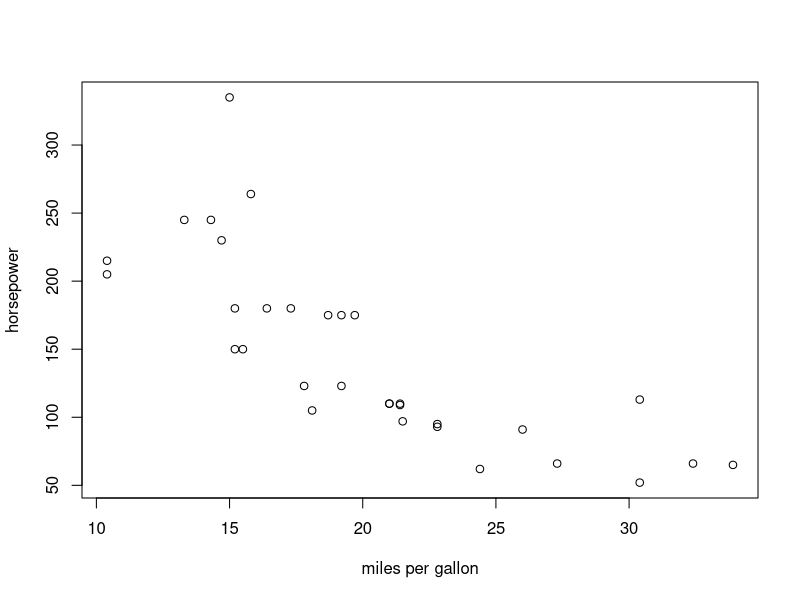
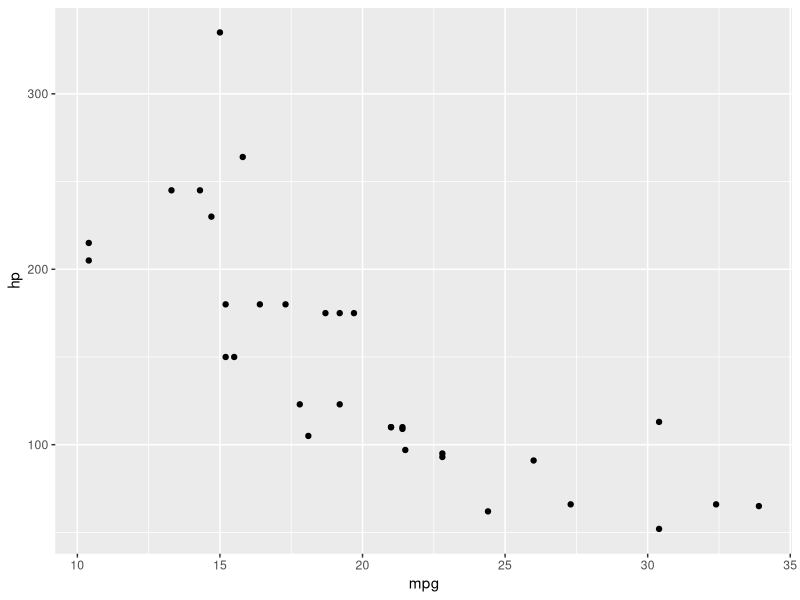
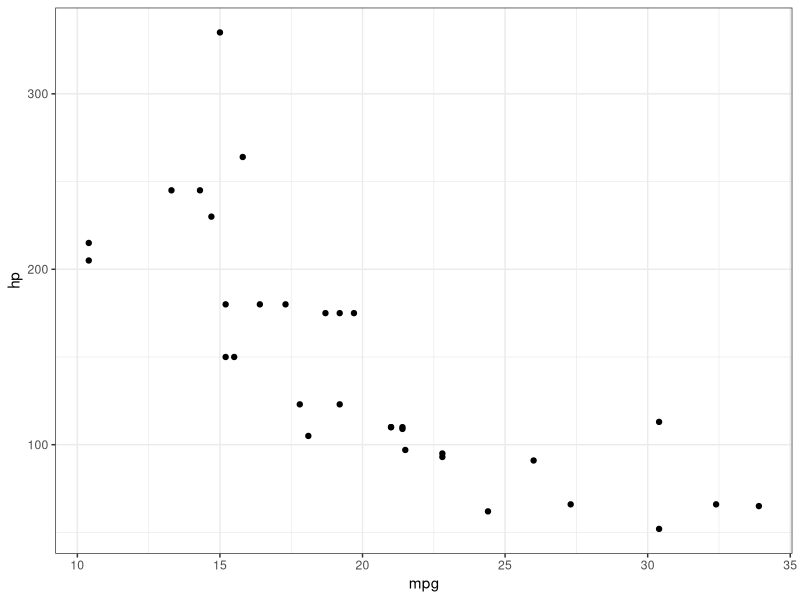
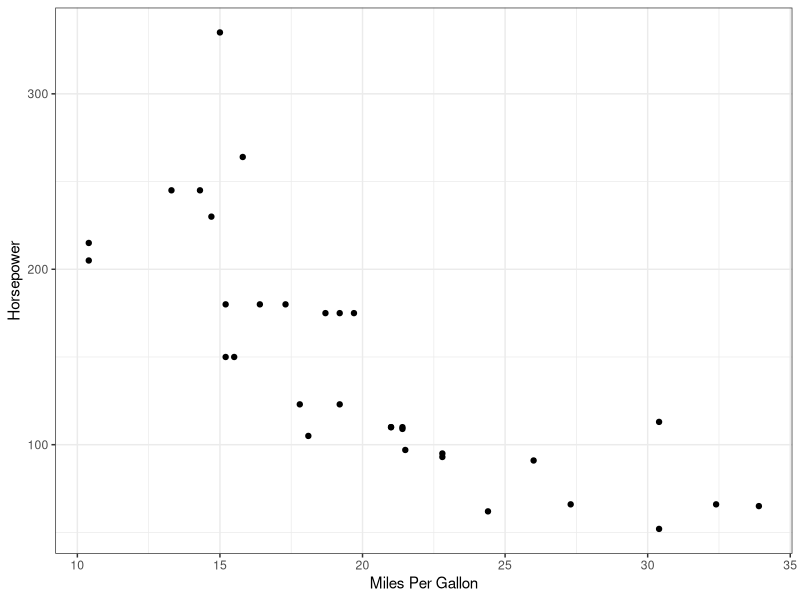
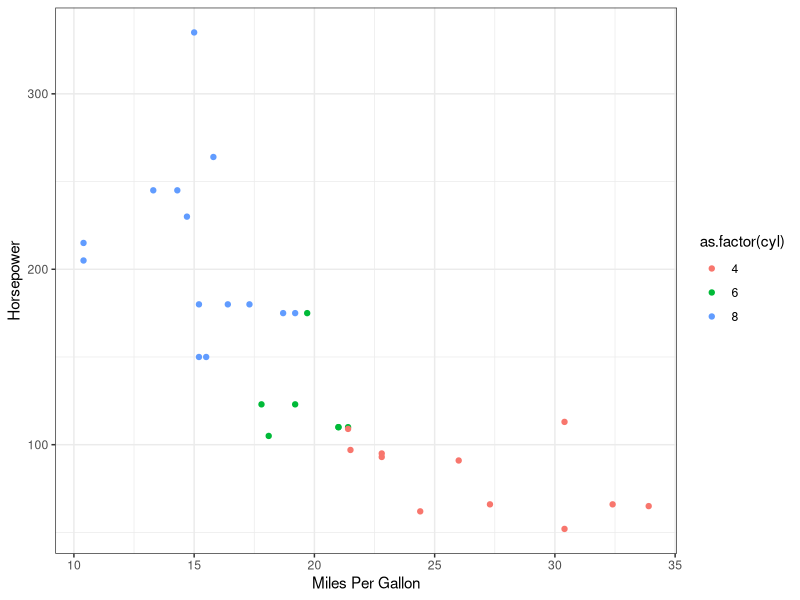
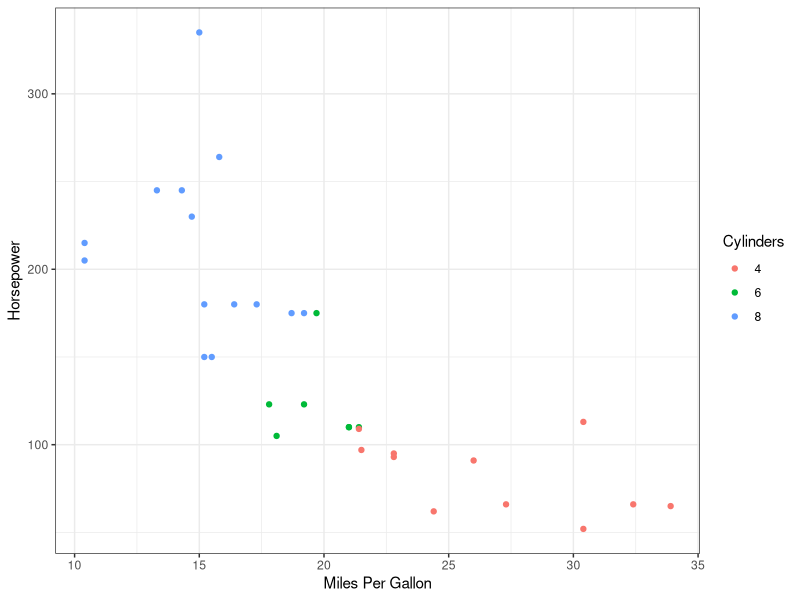
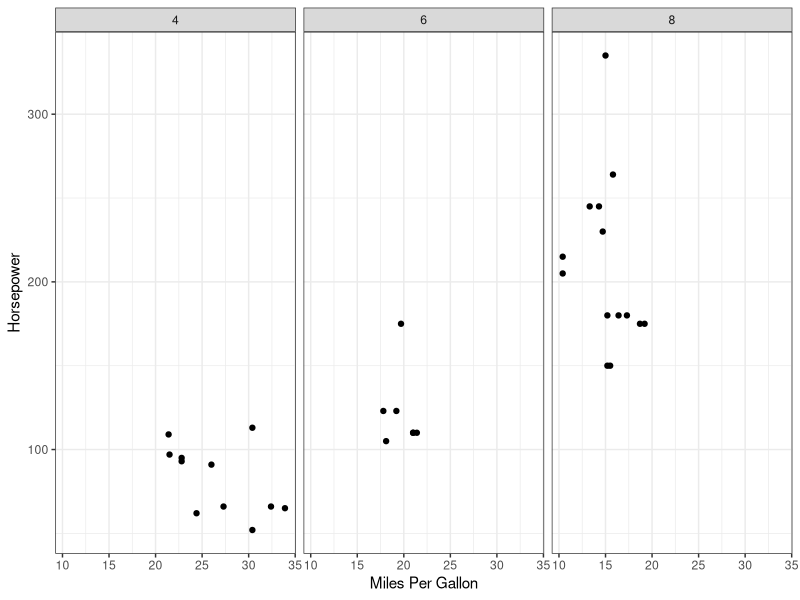
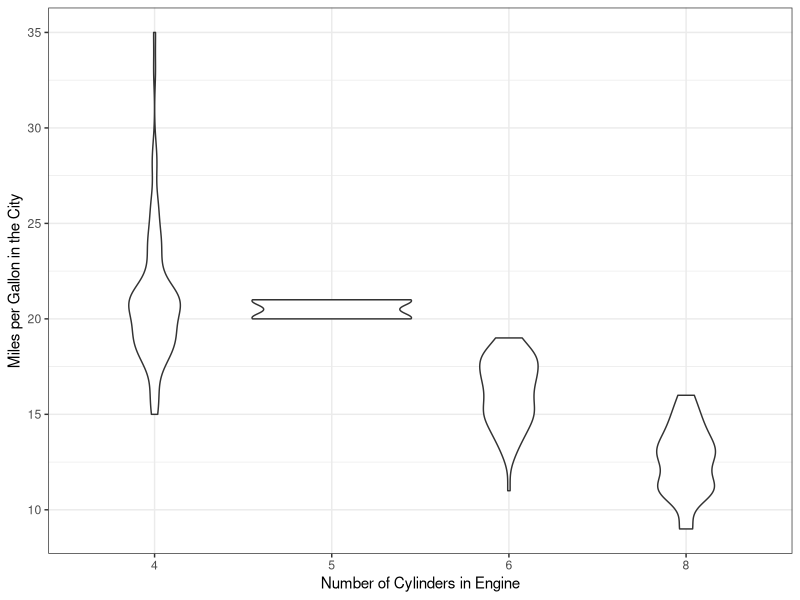

The R script that drew these images, in order:
## ---- chunk 1
knitr::opts_chunk$set(echo = FALSE)
library(tidyverse)
library(ggplot2)
## ---- chunk 2
str(mtcars)

## ---- chunk 3
head(mtcars)
## ---- chunk 4
glimpse(mtcars)
## ---- chunk 5
plot(hp~mpg,data = mtcars,ylab="horsepower",xlab="miles per gallon")
## ---- chunk 6
ggplot(data=mtcars, aes(x=mpg, y=hp)) +
  geom_point()

## ---- chunk 7
ggplot(data=mtcars, aes(x=mpg, y=hp)) +
  geom_point() +
  theme_bw()

## ---- chunk 8
ggplot(data=mtcars, aes(x=mpg, y=hp)) + geom_point() + theme_bw() + labs(x="Miles Per Gallon", y="Horsepower")
## ---- chunk 9
ggplot(data=mtcars, aes(x=mpg, y=hp,col=as.factor(cyl))) +
  geom_point() +
  theme_bw() +
  labs(x="Miles Per Gallon", y="Horsepower")
## ---- chunk 10
ggplot(data=mtcars, aes(x=mpg, y=hp,col=as.factor(cyl))) +
  geom_point() +
  theme_bw() +
  labs(col="Cylinders",x="Miles Per Gallon", y="Horsepower")
## ---- chunk 11
ggplot(data=mtcars, aes(x=mpg, y=hp)) +
  geom_point() +
  theme_bw() +
  labs(x="Miles Per Gallon", y="Horsepower") + facet_wrap(~cyl)
## ---- chunk 12
str(mpg)
## ---- chunk 13
ggplot(data=mpg, aes(x=as.factor(cyl),y=cty)) +
  geom_violin() +
  theme_bw() +
  labs(x="Number of Cylinders in Engine", y="Miles per Gallon in the City")
## ---- chunk 14
ggplot(data=mpg, aes(x=as.factor(cyl),y=cty)) +
  geom_violin() +
  theme_bw() + 
  geom_boxplot(width=0.1) +
  labs(x="Number of Cylinders in Engine", y="Miles per Gallon in the City")
## ---- chunk 15
ggplot(data=mpg, aes(x=as.factor(cyl),y=cty)) +
  geom_violin() +
  theme_bw() + 
  geom_boxplot(width=0.1) +
  geom_jitter(alpha=0.4) +
  labs(x="Number of Cylinders in Engine", y="Miles per Gallon in the City")
## ---- chunk 16
ggplot(data=mpg, aes(x=as.factor(cyl),y=cty)) +
  geom_violin() +
  theme_bw() + 
  geom_boxplot(width=0.1) +
  geom_jitter(alpha=0.3, width=0.2) +
  labs(x="Number of Cylinders in Engine", y="Miles per Gallon in the City")
